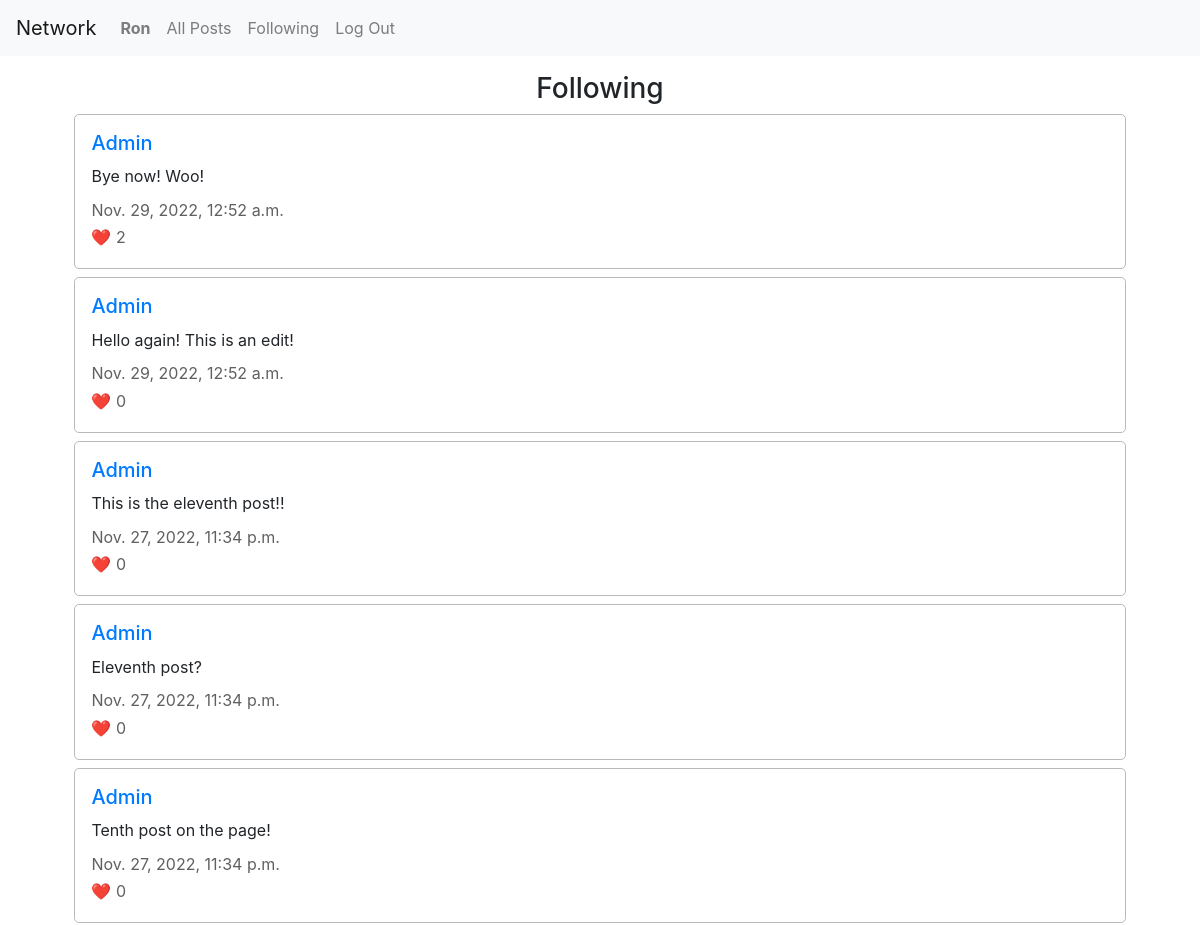
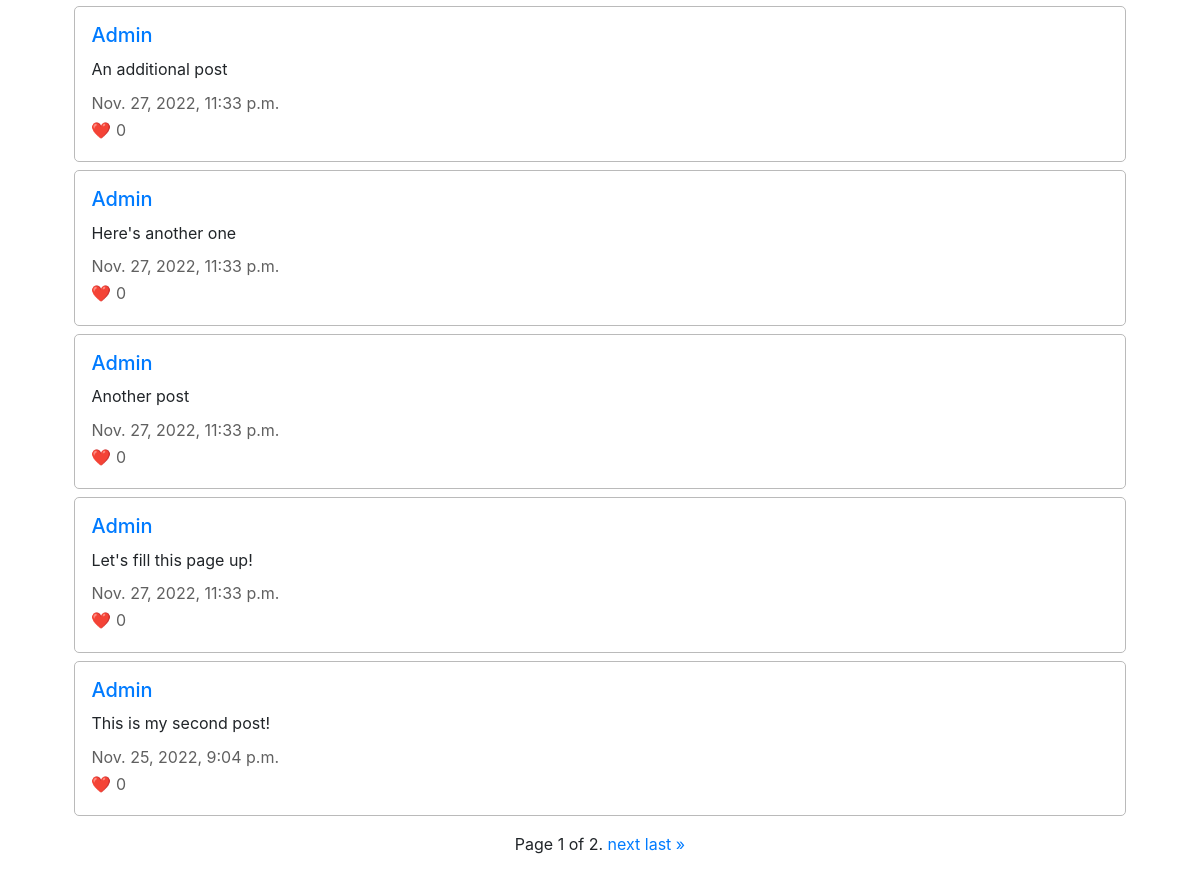
/following (signed in), run on an earlier commit of the app's database (2 pictures, top to bottom).
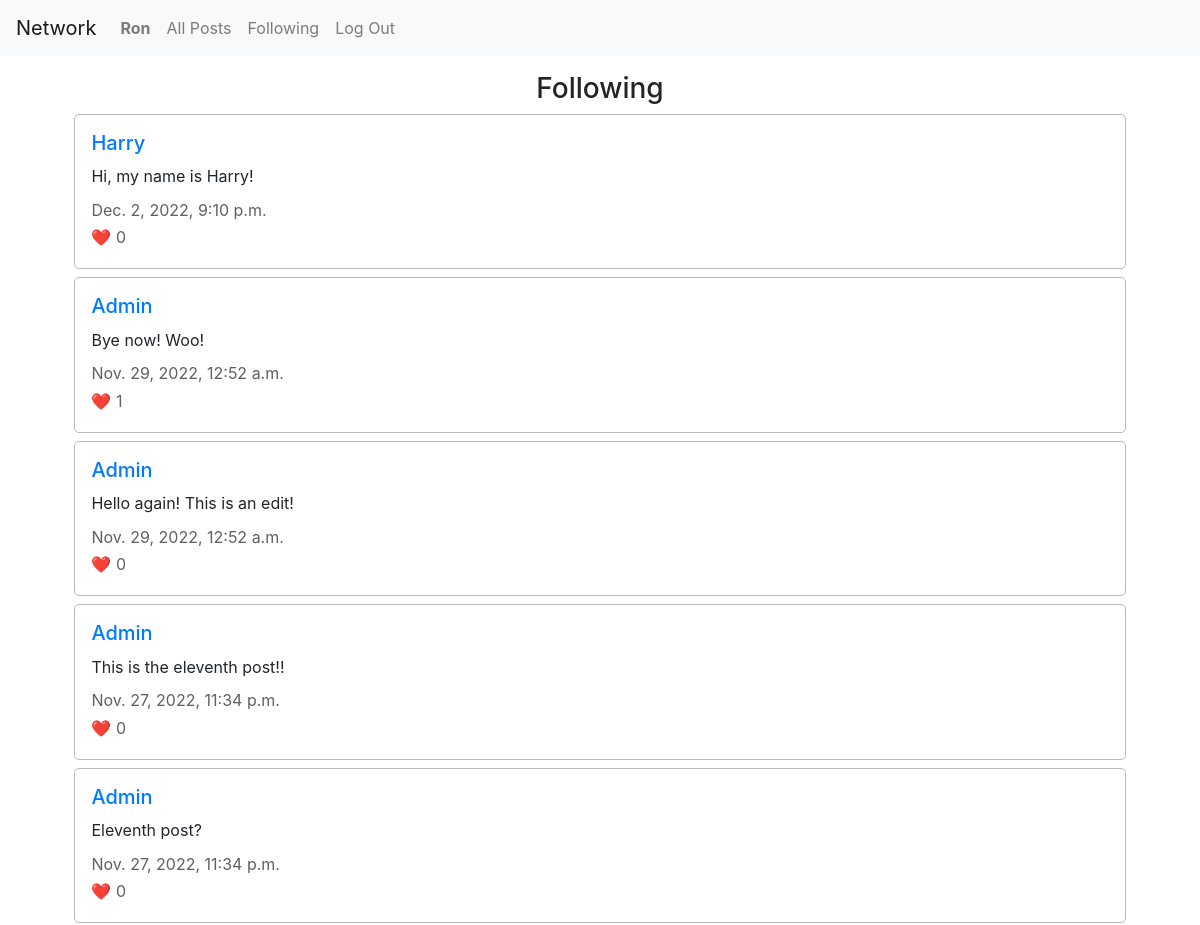
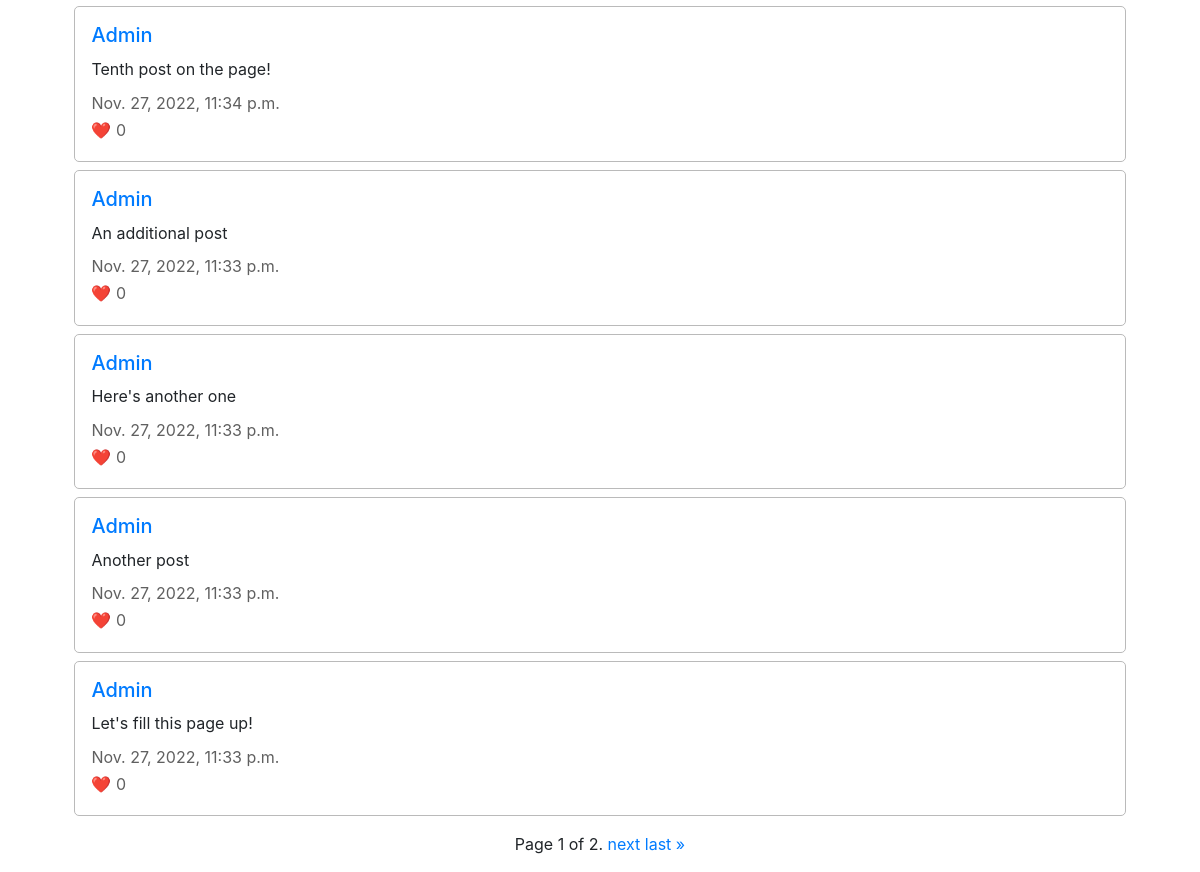
And on a later commit of the database (2 pictures, top to bottom).
### network/models.py (models this page shows, shortened)
class Post(models.Model):
    user = models.ForeignKey("User", on_delete=models.CASCADE, related_name ="posts")
    content = models.TextField(max_length=255)
    timestamp = models.DateTimeField(auto_now_add=True)
    likes = models.ManyToManyField("User", blank=True, related_name="liked")

class User(AbstractUser):
    pass

### network/views.py (the view)
# urls.py: path("following", views.following, name="following"),
@login_required(login_url='/login')
def following(request):
    watcher = User.objects.get(username=request.user)
    followall = watcher.following.all()
    following = [f.followed for f in followall]
    followposts = Post.objects.filter(user__in=following).order_by('timestamp').reverse()
    paginator = Paginator(followposts, 10)
    page_num = request.GET.get('page')
    page_obj = paginator.get_page(page_num)
    return render(request, "network/following.html", {
        "page_obj": page_obj,
    })

### network/templates/network/following.html (shortened to what this page needs)
{% extends "network/layout.html" %}
{% load static %}
{% block body %}
    <div class="all-posts">
        <h3>Following</h3>
        {% for post in page_obj %}
            <div class="section">
                <h5><a href="{% url 'user' post.user %}">{{ post.user }}</a></h5>
                <p class="post-content">{{ post.content }}</p>
                <p class="grey">{{ post.timestamp }}</p>
                <p class="grey">&#10084;&#65039; {{ post.likes.all.count }}</p>
            </div>
        {% endfor %}
    </div>
    <div class="pagination">
      <span class="step-links">
          <span class="current">
              Page {{ page_obj.number }} of {{ page_obj.paginator.num_pages }}.
          </span>
          {% if page_obj.has_next %}
              <a href="?page={{ page_obj.next_page_number }}">next</a>
              <a href="?page={{ page_obj.paginator.num_pages }}">last &raquo;</a>
          {% endif %}
      </span>
    </div>
{% endblock %}

What changed in the data, as far as the page shows it:
no longer on this page (row unchanged): Post: user "Admin", content "This is my second post!", timestamp "Nov. 25, 2022, 9:04 p.m.", likes.all.count "0"
added Post: user "Harry", content "Hi, my name is Harry!", timestamp "Dec. 2, 2022, 9:10 p.m.", likes.all.count "0"
computed for Post "Bye now! Woo!": likes.all.count "2" → "1"
